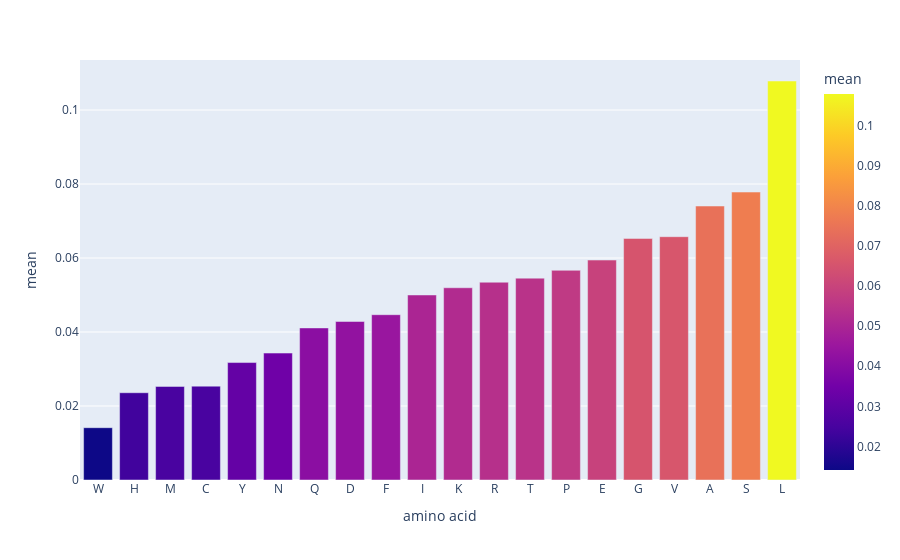

Source (notebook cell):
### Code cell
fig = px.bar(test_df.sort_values('mean'), x='amino acid', y='mean', color='mean')
fig.show()

### Figure 1 — Plotly figure (JSON) as saved in the notebook; plotly's stock layout.template omitted (floating-point values rounded to 4 significant figures)
{"data": [{"alignmentgroup": "True", "hovertemplate": "amino acid=%{x}<br>mean=%{marker.color}<extra></extra>", "legendgroup": "", "marker": {"color": [0.01414, 0.02359, 0.0253, 0.02537, 0.03175, 0.03431, 0.0411, 0.04285, 0.04468, 0.05001, 0.05196, 0.05346, 0.05456, 0.05668, 0.05945, 0.0653, 0.06577, 0.07406, 0.07783, 0.1078], "coloraxis": "coloraxis", "pattern": {"shape": ""}}, "name": "", "offsetgroup": "", "orientation": "v", "showlegend": false, "textposition": "auto", "type": "bar", "x": ["W", "H", "M", "C", "Y", "N", "Q", "D", "F", "I", "K", "R", "T", "P", "E", "G", "V", "A", "S", "L"], "xaxis": "x", "y": [0.01414, 0.02359, 0.0253, 0.02537, 0.03175, 0.03431, 0.0411, 0.04285, 0.04468, 0.05001, 0.05196, 0.05346, 0.05456, 0.05668, 0.05945, 0.0653, 0.06577, 0.07406, 0.07783, 0.1078], "yaxis": "y"}], "layout": {"barmode": "relative", "coloraxis": {"colorbar": {"title": {"text": "mean"}}, "colorscale": [[0, "#0d0887"], [0.1111, "#46039f"], [0.2222, "#7201a8"], [0.3333, "#9c179e"], [0.4444, "#bd3786"], [0.5556, "#d8576b"], [0.6667, "#ed7953"], [0.7778, "#fb9f3a"], [0.8889, "#fdca26"], [1, "#f0f921"]]}, "legend": {"tracegroupgap": 0}, "margin": {"t": 60}, "xaxis": {"anchor": "y", "domain": [0, 1], "title": {"text": "amino acid"}}, "yaxis": {"anchor": "x", "domain": [0, 1], "title": {"text": "mean"}}}}
